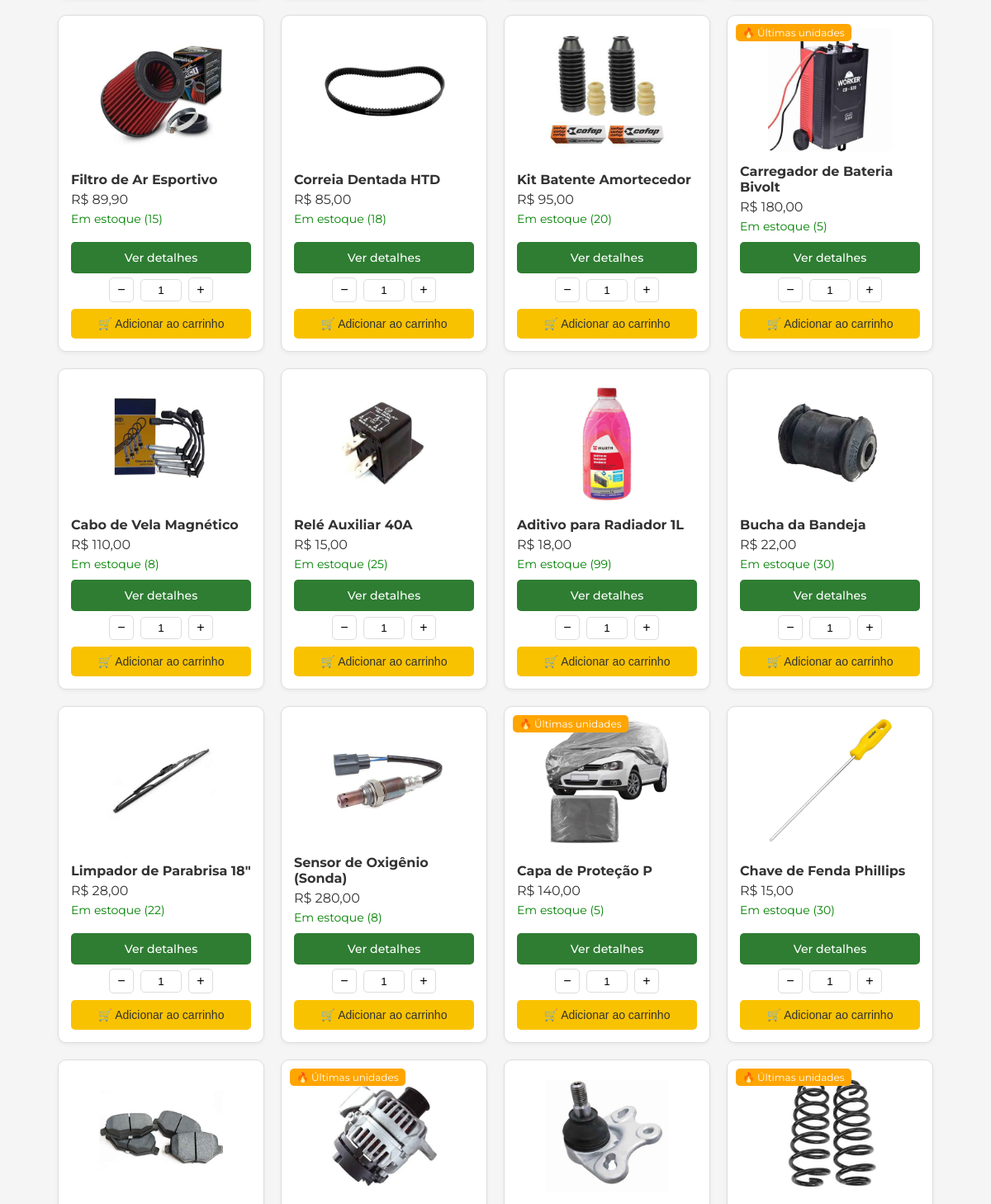
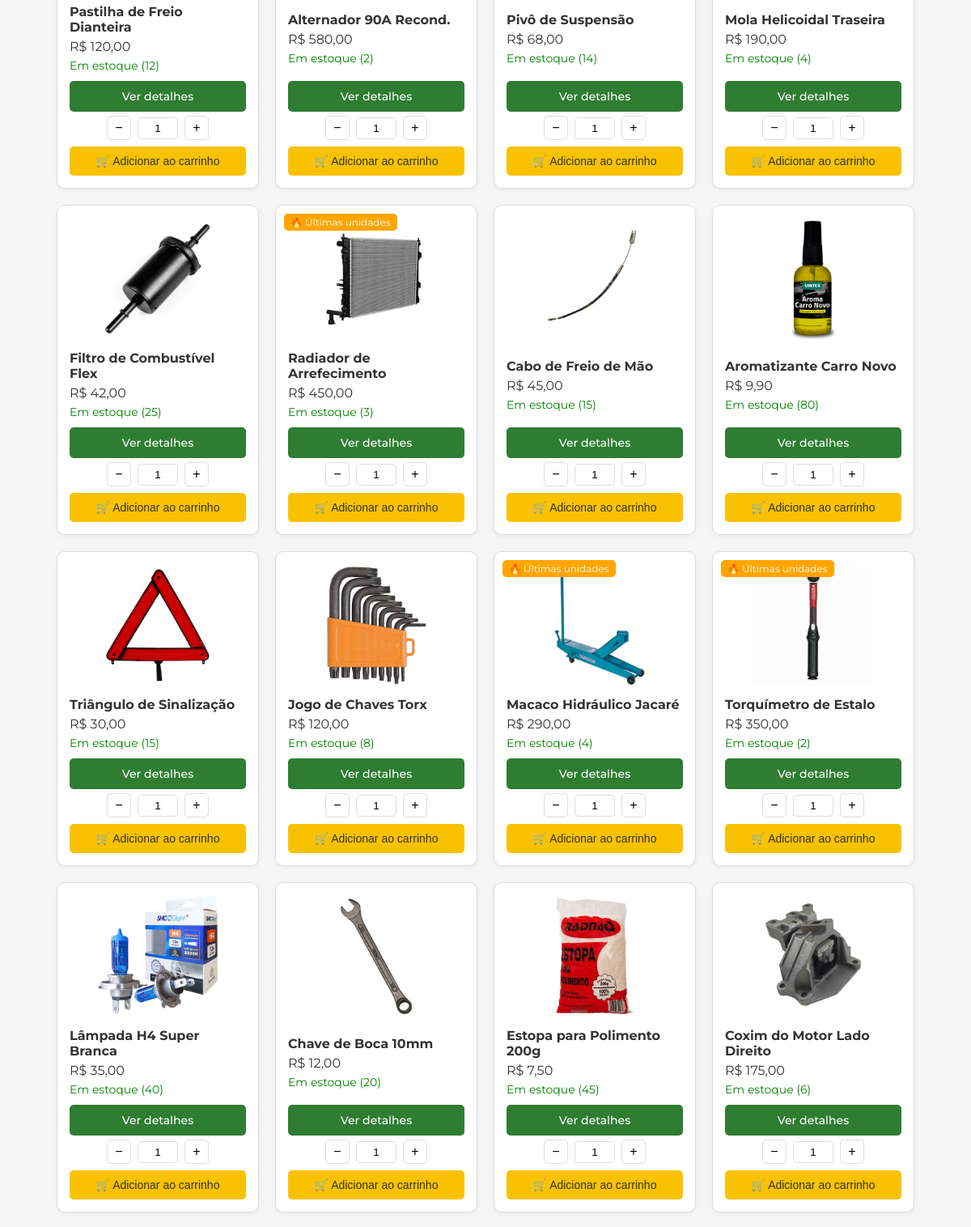
Page /loja (middle part) on the earlier database version (2 pictures, top to bottom).
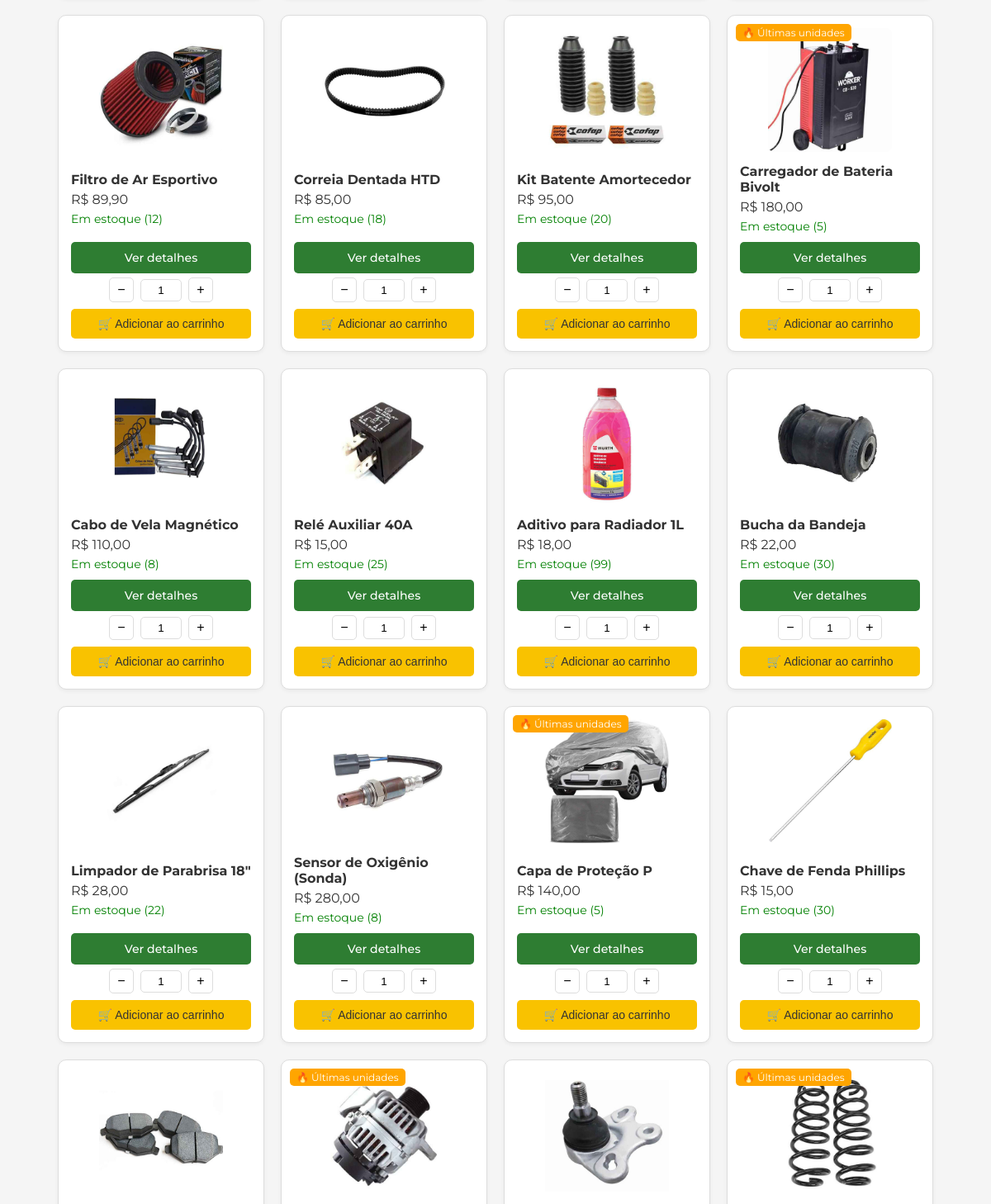
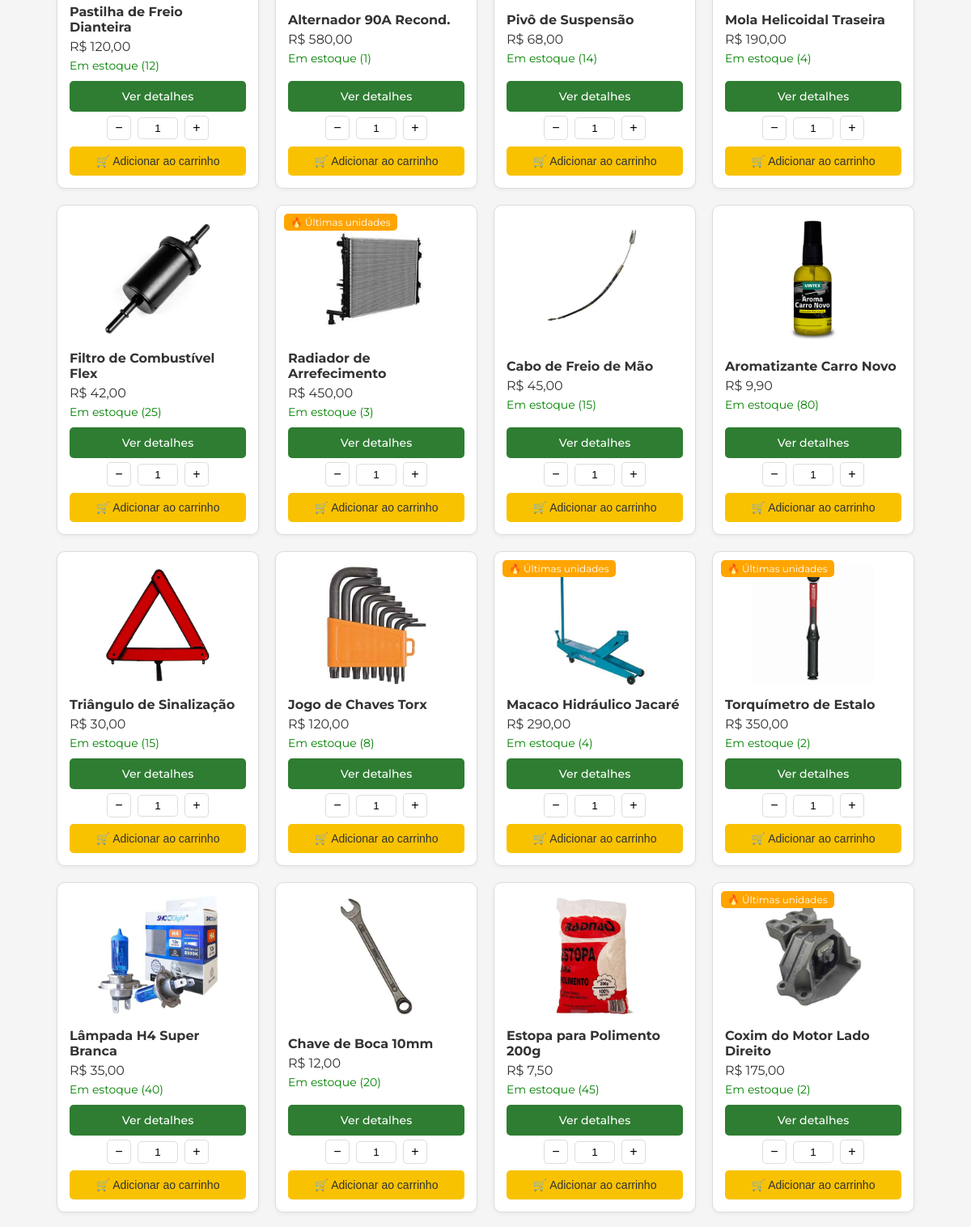
Same page on the later database version (2 pictures, top to bottom).
### app/models.py (models this page shows)
class Produto(db.Model):
    id = db.Column(db.Integer, primary_key=True)
    nome = db.Column(db.String(100), nullable=False)
    codigo = db.Column(db.String(100), nullable=False, unique=True)
    categoria = db.Column(db.String(100), nullable=False)
    preco = db.Column(db.Float, nullable=False)
    quantidade = db.Column(db.Integer, nullable=False, default=0)
    imagem = db.Column(db.String(200), nullable=True, default='default.jpg')

### app/routes/loja.py (the view)
@loja.route('/loja')
def loja_home():
    produtos = Produto.query.filter(Produto.quantidade > 0).order_by(func.random()).all()
    return render_template('loja/catalogo.html', produtos=produtos, current_user=current_user)

### app/templates/loja/catalogo.html (shortened to what this page needs)
{% extends 'base.html' %}
{% block conteudo %}
<div style="
    display: grid;
        grid-template-columns: repeat(auto-fill, minmax(220px, 1fr));
    gap: 20px;
    margin-top: 30px;
">
    {% for produto in produtos %}
    <div style="
        border: 1px solid #ddd;
        border-radius: 10px;
        padding: 15px;
        box-shadow: 0 2px 5px rgba(0,0,0,0.05);
        display: flex;
        flex-direction: column;
        justify-content: space-between;
        position: relative;
        background-color: white
    ">
        {% if produto.quantidade > 0 and produto.quantidade <= 5 %}
            <span style="
                position: absolute;
                top: 10px;
                left: 10px;
                background: orange;
                color: white;
                padding: 3px 8px;
                border-radius: 5px;
                font-size: 12px;
            ">
                🔥 Últimas unidades
            </span>
        {% endif %}
        {% if produto.imagem %}
            <div style="text-align: center; margin-bottom: 10px;">
                <img src="/static/uploads/{{ produto.imagem }}"
                     style="max-width: 100%; height: 150px; object-fit: cover; border-radius: 8px;">
            </div>
        {% endif %}
        <div>
            <p style="font-weight: bold; margin-bottom: 5px;">
                {{ produto.nome }}
            </p>
            <p style="margin-bottom: 5px;">
                R$ {{ produto.preco | moeda }}
            </p>
            {% if produto.quantidade > 0 %}
                <p style="color: green; font-size: 14px;">
                    Em estoque ({{ produto.quantidade }})
                </p>
            {% else %}
                <p style="color: red; font-size: 14px;">
                    Indisponível
                </p>
            {% endif %}
        </div>
        <div style="margin-top: 10px; display: flex; flex-direction: column; gap: 5px;">
            <a href="/produto/{{ produto.id }}"
               class="btn btn-secondary"
               style="width: 100%; text-align: center;">
                Ver detalhes
            </a>
            {% if current_user.is_authenticated and current_user.perfil == 'ADMIN' %}
            {% elif produto.quantidade > 0 %}
                <form action="/carrinho/adicionar" method="POST">
                    <div style="display: flex; align-items: center; justify-content: center; gap: 8px; margin-bottom: 8px;">
                        <button type="button" onclick="alterarQtd(this, -1)"
                            style="width: 30px; height: 30px; border: 1px solid #ddd; border-radius: 5px; background: white; cursor: pointer; font-size: 16px;">
                            −
                        </button>
                        <input type="number" name="quantidade" value="1" min="1" max="{{ produto.quantidade }}"
                            style="width: 50px; text-align: center; border: 1px solid #ddd; border-radius: 5px; padding: 5px;">
                        <button type="button" onclick="alterarQtd(this, 1)"
                            style="width: 30px; height: 30px; border: 1px solid #ddd; border-radius: 5px; background: white; cursor: pointer; font-size: 16px;">
                            +
                        </button>
                    </div>
                    <button type="submit" class="btn btn-primary" style="width: 100%;">
                        🛒 Adicionar ao carrinho
                    </button>
                </form>
            {% endif %}
        </div>
    </div>
    {% endfor %}
</div>
{% endblock %}

Differences in the rows shown:
changed Produto "Filtro de Ar Esportivo": quantidade "15" → "12"
changed Produto "Alternador 90A Recond.": quantidade "2" → "1"
changed Produto "Coxim do Motor Lado Direito": quantidade "6" → "2"; now shows "🔥 Últimas unidades"
